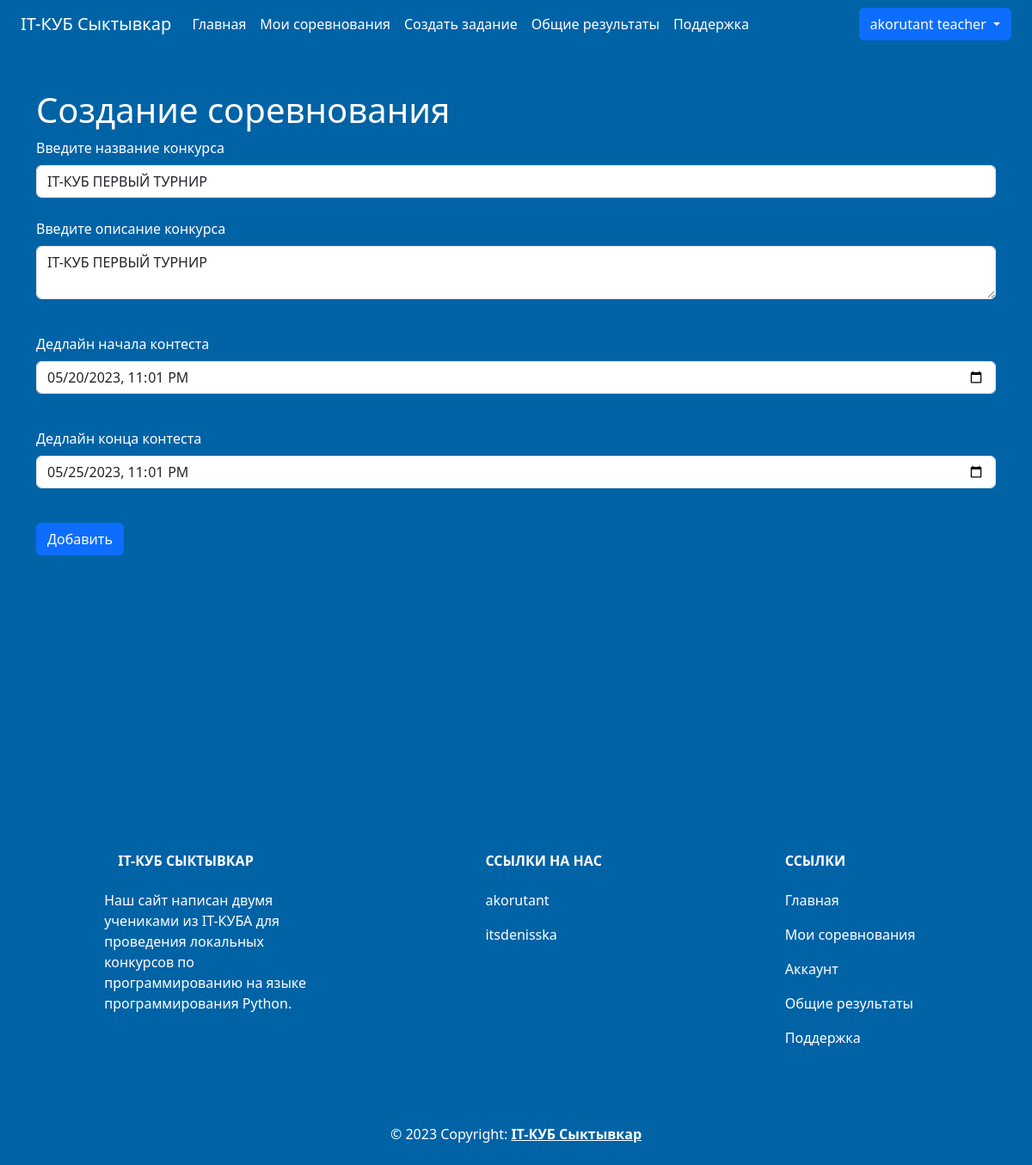
The app's page /contests/teacher_list/1 (signed in), older data.
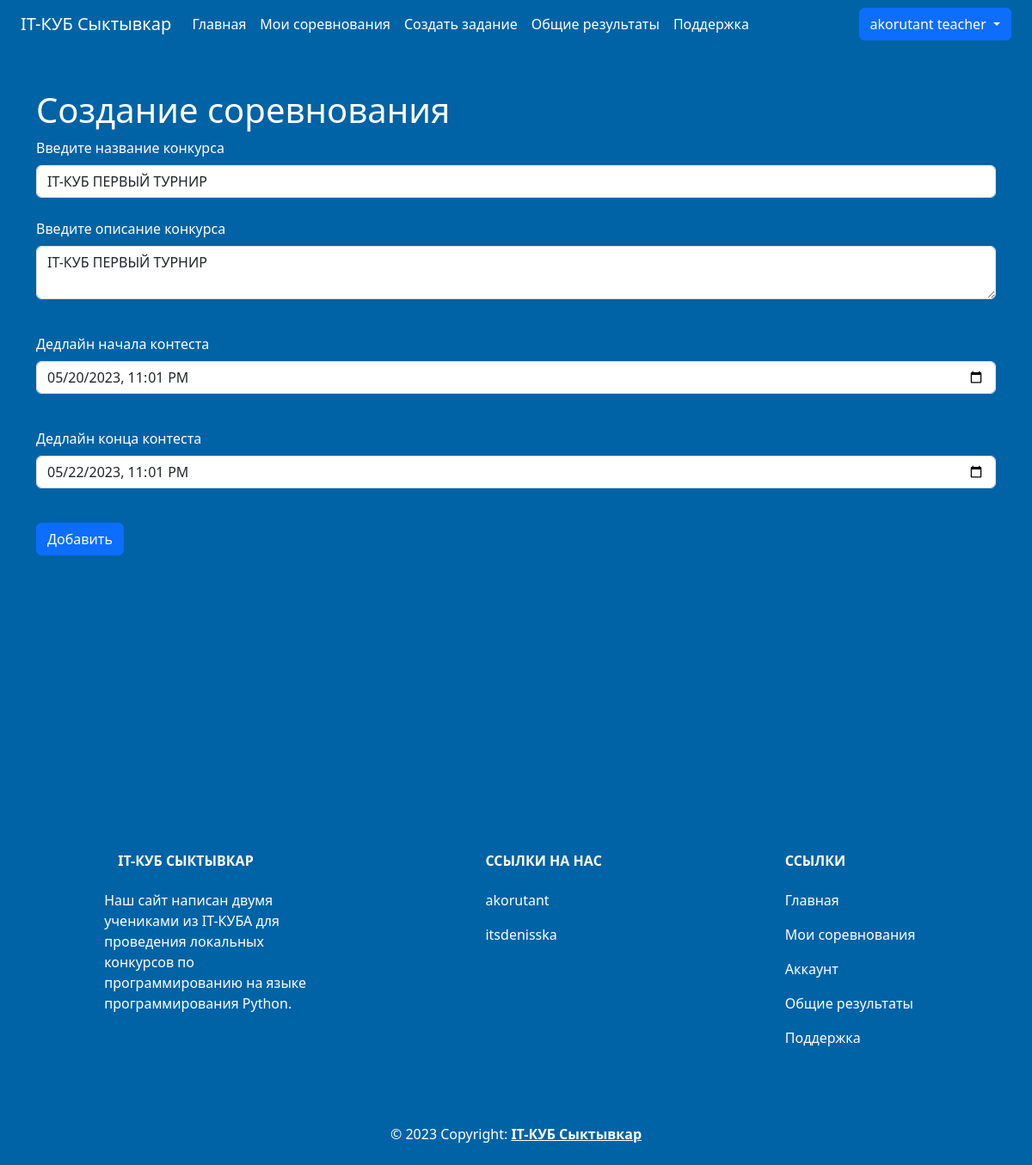
The same page, newer data.
### data/contests.py (models this page shows)
class Contest(SqlAlchemyBase):
    __tablename__ = "contests"
    id = sqlalchemy.Column(sqlalchemy.Integer,
                           primary_key=True, autoincrement=True)
    title = sqlalchemy.Column(sqlalchemy.String, nullable=False, unique=True)
    description = sqlalchemy.Column(sqlalchemy.String, nullable=False)
    author_id = sqlalchemy.Column(sqlalchemy.Integer,
                                  sqlalchemy.ForeignKey("teachers.user_id"))
    join_deadline = sqlalchemy.Column(sqlalchemy.DateTime, nullable=False)
    end_deadline = sqlalchemy.Column(sqlalchemy.DateTime, nullable=False)
    teacher = orm.relationship('Teacher')
    tasks = orm.relationship('Task', secondary='contest_to_task', backref='contest')
    contest_result = orm.relationship("ContestResults", back_populates='contest_item')

### main.py (the view, shortened to what this page needs)
@app.route("/contests/teacher_list/<int:id>", methods=['GET', 'POST'])
@login_required
def contests_edit(id):
    form = AddContestForm()
    if current_user.job_title == "teacher":
        if request.method == "GET":
            db_sess = db_session.create_session()
            contests_data = db_sess.query(Contest).filter(Contest.id == id,
                                                          Contest.author_id == current_user.id).first()
            if contests_data:
                form.contest_title.data = contests_data.title
                form.contest_description.data = contests_data.description
                form.join_deadline.data = contests_data.join_deadline
                form.end_deadline.data = contests_data.end_deadline
                form.submit.data = "Обновить"
            else:
                abort(404)
        return render_template("contests_add.html",
                               title="Редакторование конкурcов",
                               form=form,
                               current_datetime=dt.datetime.now())
    return redirect(url_for("index"))

### forms/add_contest_form.py
class AddContestForm(FlaskForm):
    contest_title = StringField("Введите название конкурса", validators=[DataRequired()])
    contest_description = TextAreaField("Введите описание конкурса", validators=[DataRequired()])
    join_deadline = DateTimeLocalField("Дедлайн начала контеста",
                                       format="%Y-%m-%dT%H:%M", validators=[DataRequired()])
    end_deadline = DateTimeLocalField("Дедлайн конца контеста",
                                       format="%Y-%m-%dT%H:%M", validators=[DataRequired()])
    submit = SubmitField("Добавить")

### data/db_session.py (called while the page is built)
def create_session() -> Session:
    global __factory
    return __factory()

### main.py (called while the page is built)
@login_manager.user_loader
def load_user(user_id):
    db_sess = db_session.create_session()
    return db_sess.query(User).get(user_id)

### templates/contests_add.html (shortened to what this page needs)
{% extends "base.html" %}
{% block content %}
<h1 class="text-white">Создание соревнования</h1>
<form action="" method="post">
    <div>
        {{ form.contest_title.label(class="text-white") }}<br>
        {{ form.contest_title(class="form-control") }}<br>
    </div>
    <p>
        {{ form.contest_description.label(class="text-white") }}<br>
        {{ form.contest_description(class="form-control", type="textarea") }}<br>
    </p>    <p>
    {{ form.join_deadline.label(class="text-white") }}<br>
    {{ form.join_deadline(class="form-control", placeholder="Дедлайн начала контеста", default=current_datetime) }}<br>
    </p>
    <p>
        {{ form.end_deadline.label(class="text-white") }}<br>
        {{ form.end_deadline(class="form-control", placeholder="Дедлайн начала контеста", default=current_datetime)
        }}<br>
    </p>
    {{ form.submit(class="btn btn-primary") }}
</form>
{% endblock %}

Row changes from the older to the newer data that the page shows:
changed Contest: end_deadline "05/25/2023 23:01" → "05/22/2023 23:01"
